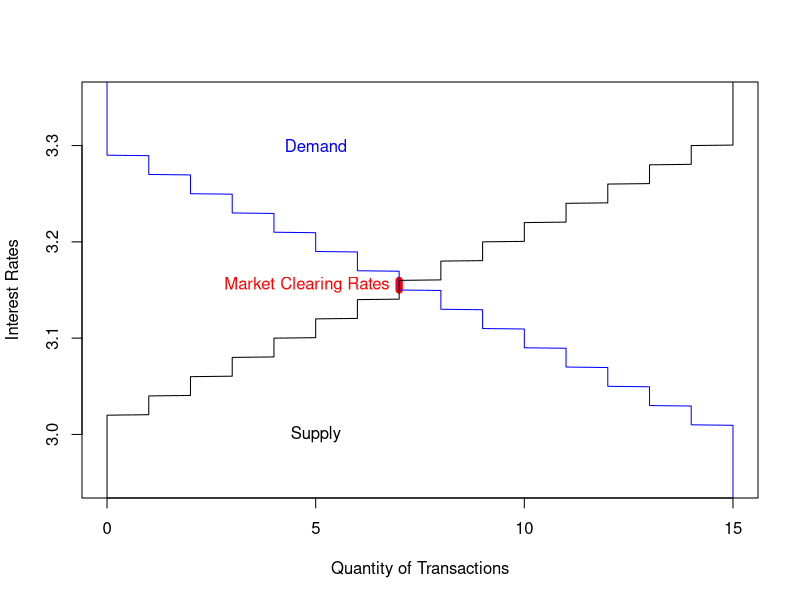

Generate this figure with R:
## ---- chunk 1
knitr::opts_chunk$set(echo = TRUE)

library(tidyverse)
## ---- chunk 2
library(lpSolve)

f.obj <- c(0, 0, 0, 0, -1, 0)

f.con <- matrix(c(1, 0, 0, 1, 0, 0,
                  0, 1, 0, 1, 0, 0,
                  0, 0, 1, 1, 0, 0,
                  1, 0, 0, 0, 1, 0,
                  0, 1, 0, 0, 1, 0,
                  0, 0, 1, 0, 1, 0,
                  1, 0, 0, 0, 0, 1,
                  0, 1, 0, 0, 0, 1,
                  0, 0, 1, 0, 0, 1),
                nrow = 9,
                byrow = TRUE)

f.dir <- c(">=",
           "==",
           ">=",
           "==",
           ">=",
           ">=",
           ">=",
           ">=",
           "==")

f.rhs <- c(3,
           4,
           4,
           7,
           6,
           4,
           5,
           5,
           8)

lp("max", f.obj, f.con, f.dir, f.rhs)$solution

## ---- chunk 3
students <- 1:30

lenders <- students[students %% 2== 0]
borrowers <- students[students %% 2== 1]

lenders_returns <- 3 + lenders*0.01
borrowers_returns <- 3 + borrowers*0.01

market <- tibble(return = seq(2.9, 3.4, by = 0.0005),
                 supply = 0,
                 demand = 0)

for (i in 1:nrow(market)) {
  market[i, ]$supply <- sum(market[i, ]$return > lenders_returns)
  market[i, ]$demand <- sum(market[i, ]$return < borrowers_returns)
}

market <- market %>%
  mutate(is_market_cleared = supply == demand)

plot(1, type = "n", ylim=c(2.95, 3.35), xlim = c(0, 15), 
     ylab = "Interest Rates", xlab = "Quantity of Transactions")

lines(y=market[market$is_market_cleared, ]$return, 
      x=market[market$is_market_cleared, ]$supply, 
      lwd=7, col ="red")

lines(y=market$return, x=market$supply, col = "black")
lines(y=market$return, x=market$demand, col = "blue")

text(x = 5, y=3, "Supply", col = "black")
text(x = 5, y=3.3, "Demand", col = "blue")
text("Market Clearing Rates", col = "red", x=7, y =3.155, pos = 2)

if (FALSE) {
  market %>% 
    filter(is_market_cleared) %>% 
    summarise(max_return = max(return),
              min_return = min(return), 
              max_quantity = max(supply),
              min_quantity = min(supply))
}
